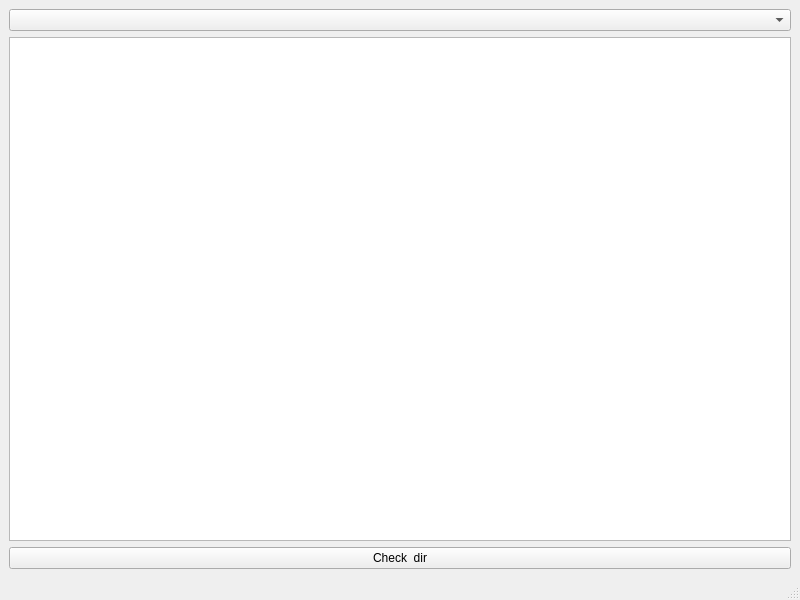
<?xml version="1.0" encoding="UTF-8"?>
<ui version="4.0">
 <class>MainWindow</class>
 <widget class="QMainWindow" name="MainWindow">
  <property name="geometry">
   <rect>
    <x>0</x>
    <y>0</y>
    <width>800</width>
    <height>600</height>
   </rect>
  </property>
  <property name="windowTitle">
   <string>MainWindow</string>
  </property>
  <widget class="QWidget" name="centralwidget">
   <layout class="QHBoxLayout" name="horizontalLayout">
    <item>
     <layout class="QVBoxLayout" name="verticalLayout">
      <item>
       <widget class="QComboBox" name="comboBox"/>
      </item>
      <item>
       <widget class="QListWidget" name="listWidget"/>
      </item>
      <item>
       <widget class="QPushButton" name="pushButton">
        <property name="text">
         <string>Check  dir</string>
        </property>
       </widget>
      </item>
     </layout>
    </item>
   </layout>
  </widget>
  <widget class="QMenuBar" name="menubar">
   <property name="geometry">
    <rect>
     <x>0</x>
     <y>0</y>
     <width>800</width>
     <height>22</height>
    </rect>
   </property>
  </widget>
  <widget class="QStatusBar" name="statusbar"/>
 </widget>
 <resources/>
 <connections/>
</ui>
